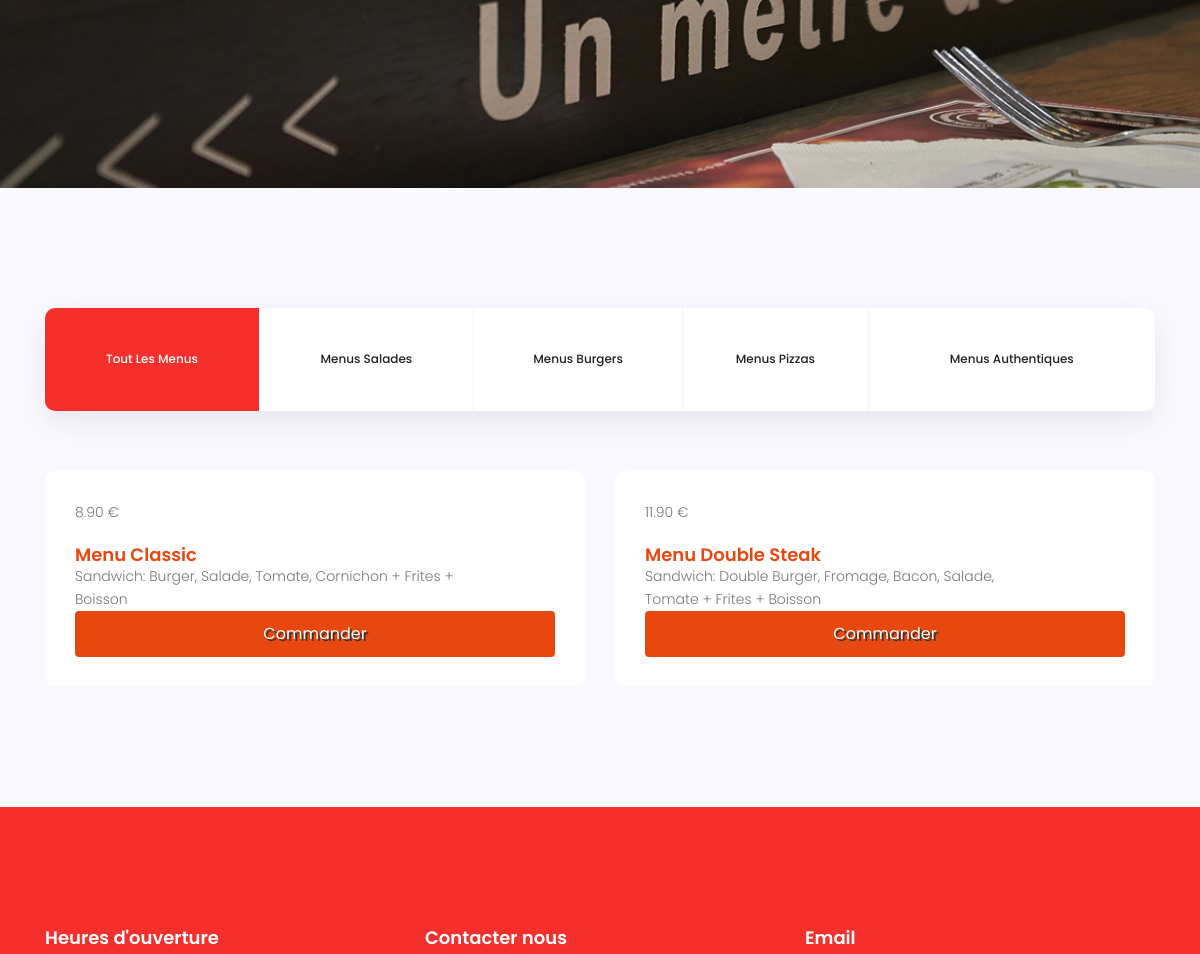
Page /menu.php (middle part) on the earlier database version.
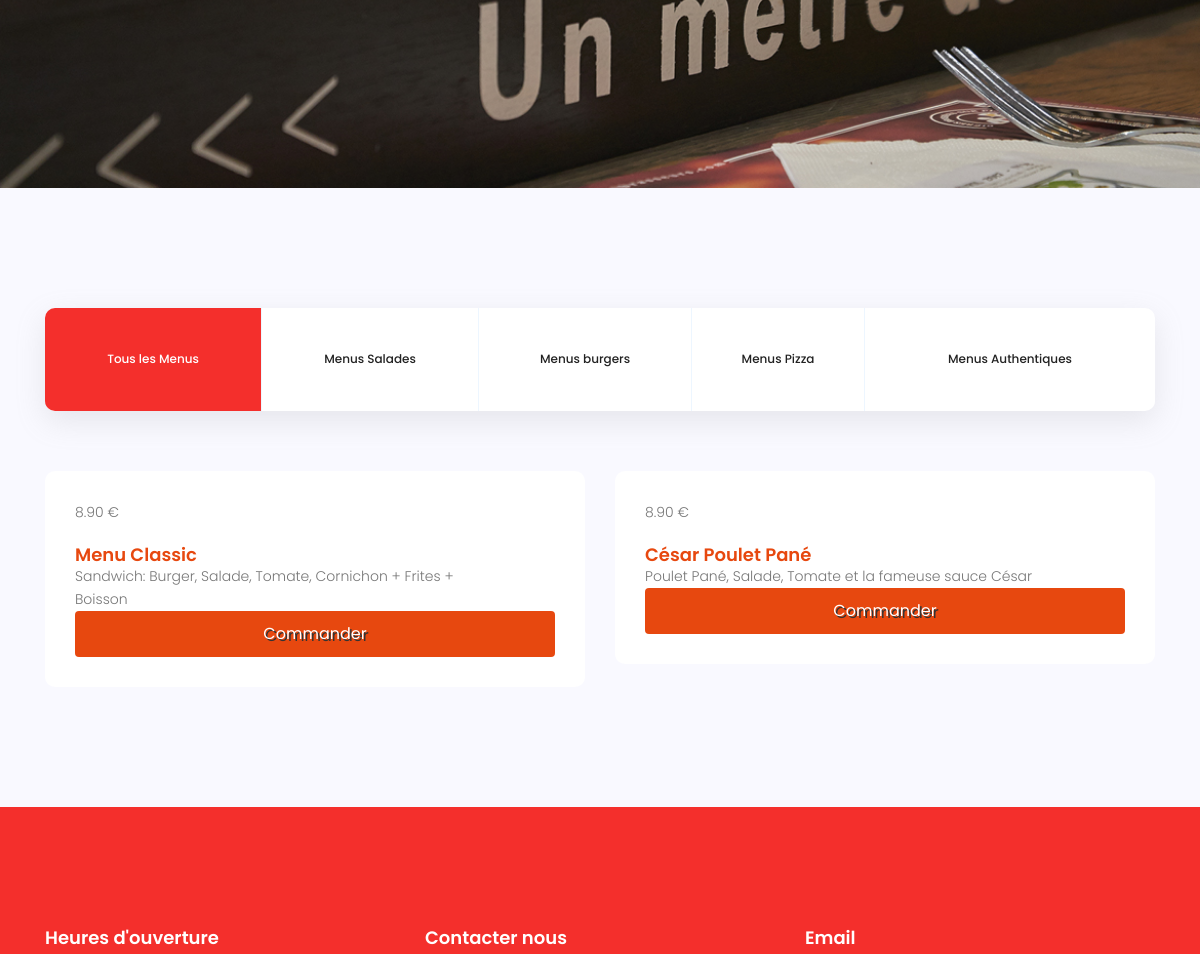
Same page on the later database version.
### tables this page shows
CREATE TABLE IF NOT EXISTS `categories` (
  `id` int(11) NOT NULL AUTO_INCREMENT,
  `name` varchar(100) NOT NULL,
  PRIMARY KEY (`id`)
);

CREATE TABLE IF NOT EXISTS `items` (
  `id` int(11) NOT NULL AUTO_INCREMENT,
  `name` varchar(100) NOT NULL,
  `description` varchar(255) NOT NULL,
  `price` float NOT NULL,
  `image` varchar(255) NOT NULL,
  `category` int(11) NOT NULL,
  PRIMARY KEY (`id`),
  KEY `category` (`category`),
  KEY `id` (`id`)
);

### menu.php (the view, shortened to what this page needs)
	<!DOCTYPE html>
	<html lang="FR-fr" class="no-js">
	<?php include("header.php")?>
	<link rel="stylesheet" href="css/styles.css">
	<section class="banner-area">
		<div class="container">
			<div class="row fullscreen align-items-center justify-content-between">
			</div>
		</div>
	</section>
            <section class="menu-area section-gap" id="menu">
<div class="container">
								<?php
										echo '<nav>
										<ul class="nav nav-pills filter-wrap filters col-lg-12 no-padding">';
										$db = Database::connect();
										$statement = $db->query('SELECT * FROM categories');
										$categories = $statement->fetchAll();
										foreach ($categories as $category)
										{
												if($category['id'] == '1')
														echo '<li role="presentation" class="active" href="#'. $category['id'] . '" data-toggle="tab">' . $category['name'] . '</li>';
												else
														echo '<li role="presentation" href="#'. $category['id'] . '" data-toggle="tab">' . $category['name'] . '</li>';
										}
										echo    '</ul>
															</nav>';
										echo '<div class="tab-content">';
										foreach ($categories as $category)
										{
												if($category['id'] == '1')
														echo '<div class="tab-pane active" id="' . $category['id'] .'">';
												else
														echo '<div class="tab-pane" id="' . $category['id'] .'">';
												echo '<div class="row">';
												$statement = $db->prepare('SELECT * FROM items WHERE items.category = ?');
												$statement->execute(array($category['id']));
												while ($item = $statement->fetch())
												{
														echo '<div class="col-md-6">
																		<div class="single-menu">
																				<div class="title-wrap d-flex justify-content-between">' . number_format($item['price'], 2, '.', ''). ' €</div>
																				<div class="caption">
																						<h4>' . $item['name'] . '</h4>
																						<p>' . $item['description'] . '</p>
																						<a href="#" class="btn btn-order" role="button"><span class="glyphicon glyphicon-shopping-cart"></span> Commander</a>
																				</div>
																		</div>
																</div>';
												}
											 echo    '</div>
														</div>';
										}
										echo  '</div>';
								?>
							</div>
</section>
			<?php include("footer.php") ?>
		</body>
	</html>

### header.php (shortened to what this page needs)
<head>
    <link rel="stylesheet" href="css/linearicons.css">
    <link rel="stylesheet" href="css/font-awesome.min.css">
    <link rel="stylesheet" href="css/bootstrap.css">
    <link rel="stylesheet" href="css/magnific-popup.css">
    <link rel="stylesheet" href="css/jquery-ui.css">
    <link rel="stylesheet" href="css/nice-select.css">
    <link rel="stylesheet" href="css/animate.min.css">
    <link rel="stylesheet" href="css/owl.carousel.css">
    <link rel="stylesheet" href="css/main.css">
  </head>
  <body>

### footer.php (shortened to what this page needs)
<footer class="footer-area">
  <div class="footer-widget-wrap">
    <div class="container">
      <div class="row section-gap">
        <div class="col-lg-4  col-md-6 col-sm-6">
          <div class="single-footer-widget">
            <h4>Heures d'ouverture</h4>
          </div>
        </div>
        <div class="col-lg-4  col-md-6 col-sm-6">
          <div class="single-footer-widget">
            <h4>Contacter nous</h4>
          </div>
        </div>
        <div class="col-lg-4  col-md-6 col-sm-6">
          <div class="single-footer-widget">
            <h4>Email</h4>
          </div>
        </div>
      </div>
    </div>
  </div>
</footer>

### css/main.css (style rules this page uses)
body { color:#777;font-family:"Poppins",sans-serif;font-size:14px;font-weight:300;line-height:1.625em;position:relative }
ol,ul { margin:0;padding:0;list-style:none }
a { -webkit-transition:all 0.3s ease 0s;-moz-transition:all 0.3s ease 0s;-o-transition:all 0.3s ease 0s;transition:all 0.3s ease 0s }
a,a:focus,a:hover { text-decoration:none;outline:0 }
h1,h2,h3,h4,h5,h6 { font-family:"Poppins",sans-serif;color:#222;line-height:1.2em !important;margin-bottom:0;margin-top:0;font-weight:600 }
h4,.h4 { font-size:18px }
.no-padding { padding:0 }
h4 { font-size:18px }
h1,h2,h3,h4,h5,h6 { line-height:1.5em }
.section-gap { padding:120px 0 }
.banner-area { background:url(../img/hero-bg.jpg) center center/cover;background-size:cover }
.menu-area { background:#f9f9ff }
.filter-wrap { background:#fff;border-radius:10px;box-shadow:0px 10px 30px 0px rgba(153,153,153,0.2) }
.menu-area .filters { text-align:center }
.menu-area .filters { padding:0;overflow:hidden }
.filter-wrap { display:table }
.filter-wrap li { display:table-cell;border-right:1px solid #edf6ff }
.filter-wrap li:last-child { border:none }
.menu-area .filters li { padding:40px 0px;max-width:184px;cursor:pointer;position:relative;color:#222;font-size:12px;font-weight:500 }
.menu-area .filters li:last-child { border-right:none }
.menu-area .filters li.active { color:#fff;background:#f42f2c }
.single-menu { background:#fff;border-radius:10px;padding:30px;margin-top:20px }
.single-menu .title-wrap { margin-bottom:20px }
.single-menu p { margin-bottom:0px;max-width:392px }
.footer-area h4 { padding-bottom:30px }
.footer-area .single-footer-widget h4 { color:#fff }
.footer-widget-wrap { background:#f42f2c;color:#fff }

### css/styles.css (style rules this page uses)
body { background: url(../images/bg.png); }
.nav { margin-bottom: 40px; }
.caption > h4 { color: #e7480f; font-size: 18px; }
.btn-order { width: 100%; padding: 10px; font-size: 16px; color: #fff; background-color: #e7480f; text-decoration: none; text-shadow: 2px 2px #333; }

Differences in the rows shown:
removed items: price "11.90", name "Menu Double Steak", description "Sandwich: Double Burger, Fromage, Bacon, Salade, Tomate + Frites + Boisson", shown under categories "Tout Les Menus"
changed categories: gains items (price "8.90", name "César Poulet Pané", description "Poulet Pané, Salade, Tomate et la fameuse sauce César"); name "Tout Les Menus" → "Tous les Menus"
changed categories: name "Menus Burgers" → "Menus burgers"
changed categories: name "Menus Pizzas" → "Menus Pizza"
